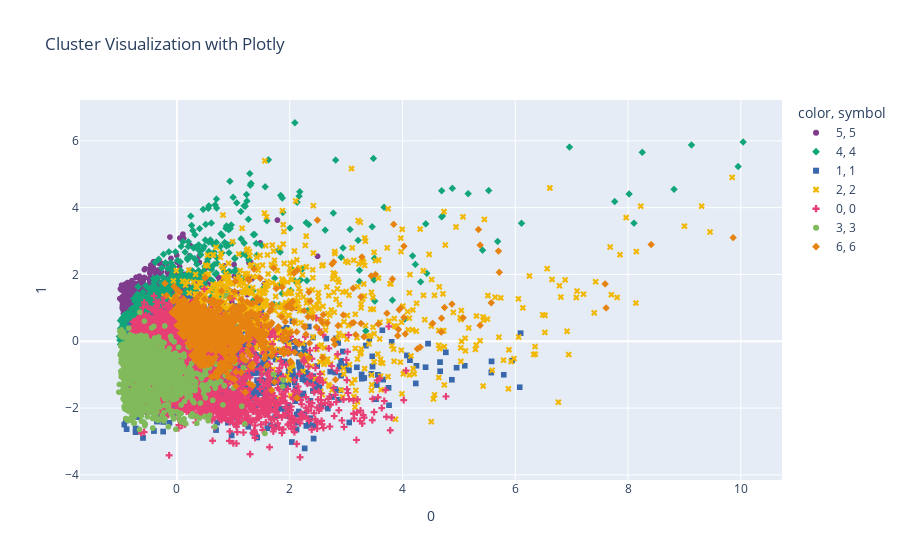

This figure's notebook cell:
### Code cell
import plotly.express as px

# Crea il grafico a dispersione interattivo
fig = px.scatter(
    train_data, 
    x=0, 
    y=1, 
    color=bkmeans.labels_.astype(str),  # Converti i label a stringa per usarli come categorie
    symbol=bkmeans.labels_.astype(str), # Usa simboli diversi per ogni cluster
    color_discrete_sequence=px.colors.qualitative.Bold,  # Palette colori "bright"
    title="Cluster Visualization with Plotly",
    # labels={'startYear': 'startYear', 'popularityIndex': 'Popularity Index', 'color': 'Cluster'},
)

# Mostra il grafico
fig.show()

### Figure 1 — Plotly figure (JSON) as saved in the notebook; plotly's stock layout.template omitted (floating-point values rounded to 4 significant figures; data arrays with more than 128 entries replaced by an {"elided": "..."} marker saying what was removed)
{"data": [{"hovertemplate": "color=5<br>symbol=5<br>0=%{x}<br>1=%{y}<extra></extra>", "legendgroup": "5, 5", "marker": {"color": "rgb(127, 60, 141)", "symbol": "circle"}, "mode": "markers", "name": "5, 5", "showlegend": true, "type": "scattergl", "x": {"elided": "5299 float values"}, "xaxis": "x", "y": {"elided": "5299 float values"}, "yaxis": "y"}, {"hovertemplate": "color=4<br>symbol=4<br>0=%{x}<br>1=%{y}<extra></extra>", "legendgroup": "4, 4", "marker": {"color": "rgb(17, 165, 121)", "symbol": "diamond"}, "mode": "markers", "name": "4, 4", "showlegend": true, "type": "scattergl", "x": {"elided": "1945 float values"}, "xaxis": "x", "y": {"elided": "1945 float values"}, "yaxis": "y"}, {"hovertemplate": "color=1<br>symbol=1<br>0=%{x}<br>1=%{y}<extra></extra>", "legendgroup": "1, 1", "marker": {"color": "rgb(57, 105, 172)", "symbol": "square"}, "mode": "markers", "name": "1, 1", "showlegend": true, "type": "scattergl", "x": {"elided": "2545 float values"}, "xaxis": "x", "y": {"elided": "2545 float values"}, "yaxis": "y"}, {"hovertemplate": "color=2<br>symbol=2<br>0=%{x}<br>1=%{y}<extra></extra>", "legendgroup": "2, 2", "marker": {"color": "rgb(242, 183, 1)", "symbol": "x"}, "mode": "markers", "name": "2, 2", "showlegend": true, "type": "scattergl", "x": {"elided": "727 float values"}, "xaxis": "x", "y": {"elided": "727 float values"}, "yaxis": "y"}, {"hovertemplate": "color=0<br>symbol=0<br>0=%{x}<br>1=%{y}<extra></extra>", "legendgroup": "0, 0", "marker": {"color": "rgb(231, 63, 116)", "symbol": "cross"}, "mode": "markers", "name": "0, 0", "showlegend": true, "type": "scattergl", "x": {"elided": "3187 float values"}, "xaxis": "x", "y": {"elided": "3187 float values"}, "yaxis": "y"}, {"hovertemplate": "color=3<br>symbol=3<br>0=%{x}<br>1=%{y}<extra></extra>", "legendgroup": "3, 3", "marker": {"color": "rgb(128, 186, 90)", "symbol": "circle"}, "mode": "markers", "name": "3, 3", "showlegend": true, "type": "scattergl", "x": {"elided": "1298 float values"}, "xaxis": "x", "y": {"elided": "1298 float values"}, "yaxis": "y"}, {"hovertemplate": "color=6<br>symbol=6<br>0=%{x}<br>1=%{y}<extra></extra>", "legendgroup": "6, 6", "marker": {"color": "rgb(230, 131, 16)", "symbol": "diamond"}, "mode": "markers", "name": "6, 6", "showlegend": true, "type": "scattergl", "x": {"elided": "924 float values"}, "xaxis": "x", "y": {"elided": "924 float values"}, "yaxis": "y"}], "layout": {"legend": {"title": {"text": "color, symbol"}, "tracegroupgap": 0}, "title": {"text": "Cluster Visualization with Plotly"}, "xaxis": {"anchor": "y", "domain": [0, 1], "title": {"text": "0"}}, "yaxis": {"anchor": "x", "domain": [0, 1], "title": {"text": "1"}}}}
